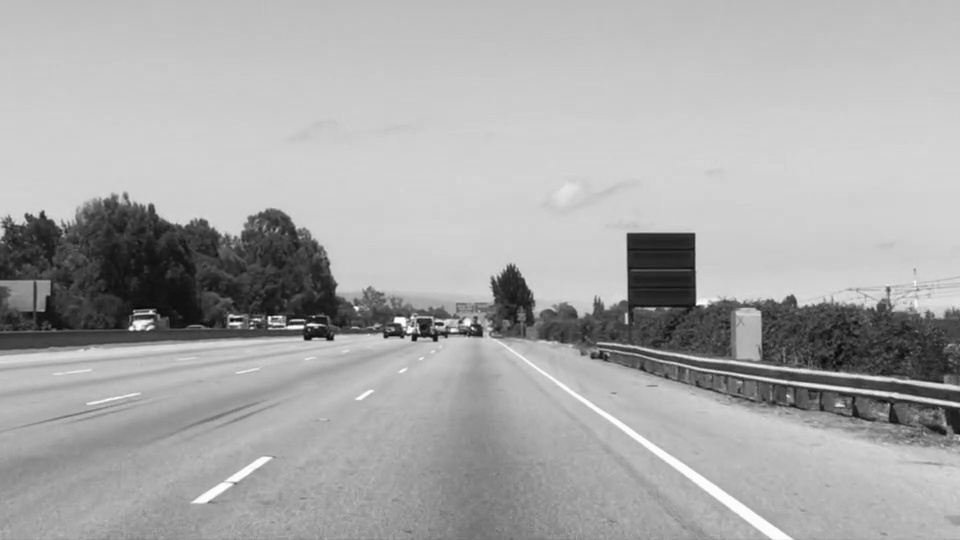
#> input picture Computer_Vision_Basics/image_lane.g.jpg, 960 x 540 px, given in place of the camera
$ jupyter execute 'Lecture 4.14 Canny Sobel and Laplace Edge Detection using Webcam.ipynb'   (older library calls are emulated)   (text cells are left out)
#> lines starting #> are read from the running program, lines starting #| are printed output that depends on the picture; after the words box and inside, x2 and y2 are one past the last pixel; in counts of white or black regions, pixels touching at a corner belong together
[cell 1]
import matplotlib.image as mpimg
import matplotlib.pyplot as plt
import numpy as np
import cv2

[cell 2]
def LiveCamEdgeDetection_canny(image_color):

    threshold_1 = 30
    threshold_2 = 80
    image_gray = cv2.cvtColor(image_color, cv2.COLOR_BGR2GRAY)
    canny = cv2.Canny(image_gray, threshold_1, threshold_2)

    return canny

[cell 3]
def LiveCamEdgeDetection_Laplace(image_color):

    image_gray = cv2.cvtColor(image_color, cv2.COLOR_BGR2GRAY)
    laplacian = cv2.Laplacian(image_gray, cv2.CV_64F)

    return laplacian

[cell 4]
def LiveCamEdgeDetection_sobely(image_color):

    image_gray = cv2.cvtColor(image_color, cv2.COLOR_BGR2GRAY)
    y_sobel = cv2.Sobel(image_gray, cv2.CV_64F, 1, 0, ksize = 7)

    return y_sobel

[cell 5]
def LiveCamEdgeDetection_sobelx(image_color):

    image_gray = cv2.cvtColor(image_color, cv2.COLOR_BGR2GRAY)
    x_sobel = cv2.Sobel(image_gray, cv2.CV_64F, 0, 1, ksize = 7)

    return x_sobel

[cell 6]
cap = cv2.VideoCapture(0)

while True:
    ret, frame = cap.read() # Cap.read() returns a ret bool to indicate success.
#> frame is the input picture: shape (540, 960, 3); min 7, max 255, mean 169.4
    cv2.imshow('Live Edge Detection', LiveCamEdgeDetection_sobely(frame))
#> in LiveCamEdgeDetection_sobely, `y_sobel = cv2.Sobel(image_gray, cv2.CV_64F, 1, 0, ksize = 7)`:
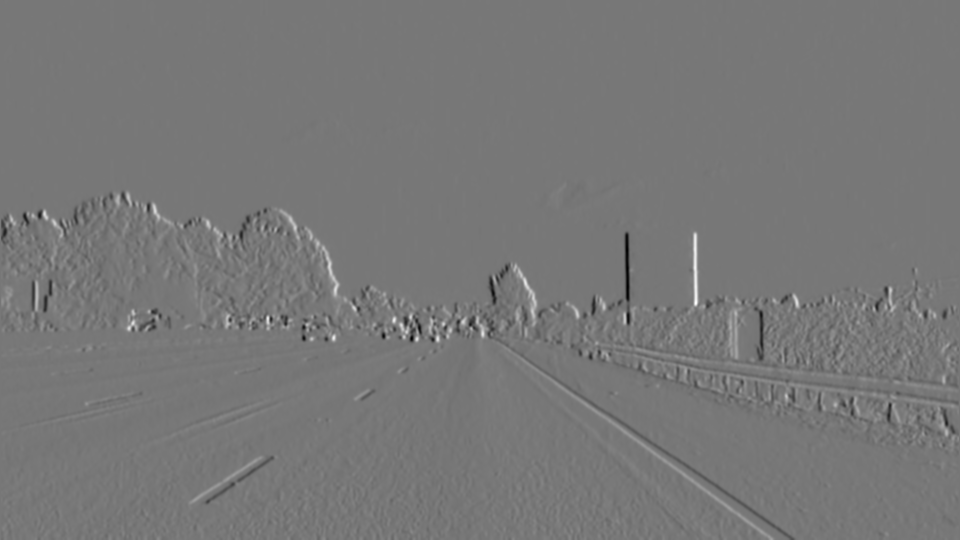
#> y_sobel: shape (540, 960) float64; min -100588, max 113536, mean 22.8; drawn with min black and max white
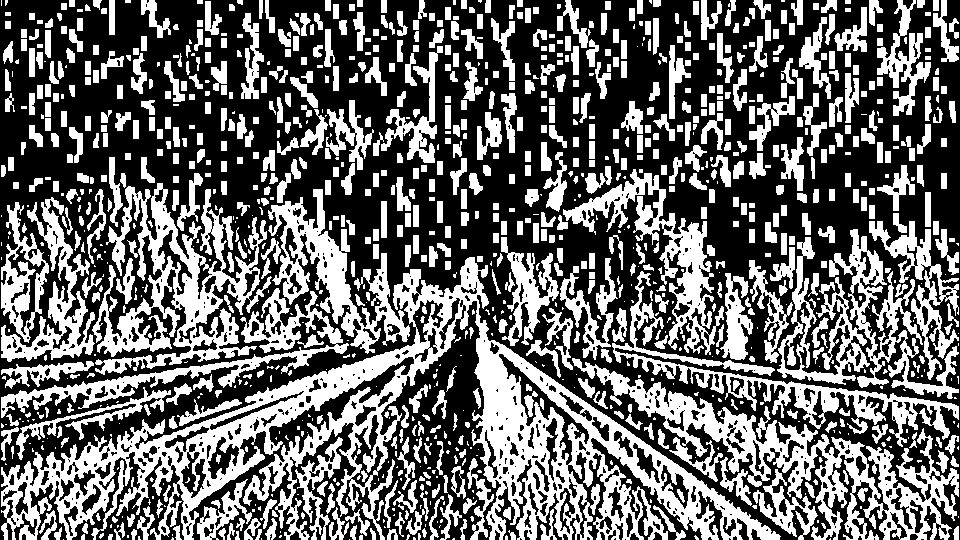
#> window 'Live Edge Detection': shape (540, 960); 40.9% white; 1148 white regions (402 under 20 px), largest, box (x1, y1, x2, y2) and area: (1, 257, 781, 540) 46420, (572, 358, 959, 540) 13963, (92, 183, 272, 375) 12332
    cv2.imshow('Webcam Video', frame)
    if cv2.waitKey(1) == 13: #13 Enter Key
#> (key Esc is pressed here)
        break

cap.release() # camera release
cv2.destroyAllWindows()

$ run again, on Computer_Vision_Basics/image_lane_c.jpg
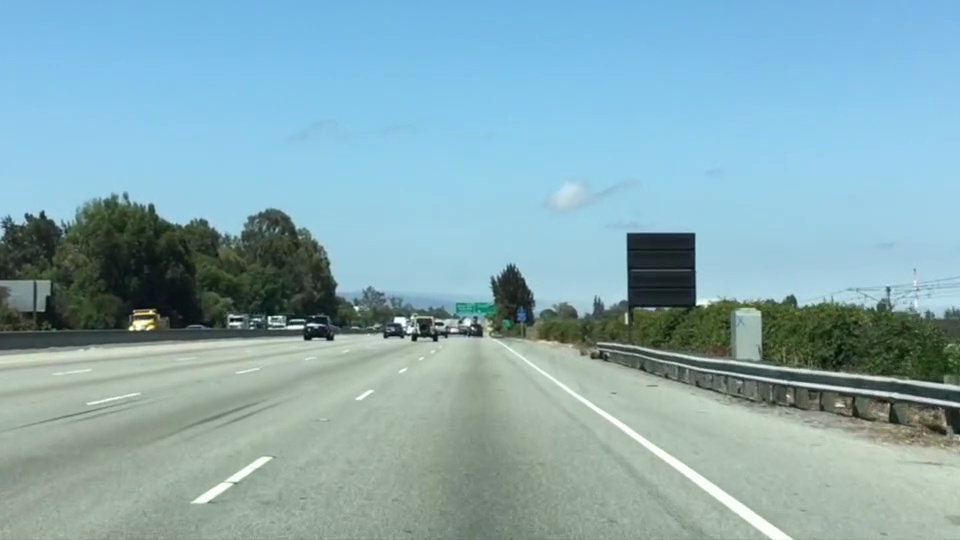
#> input picture Computer_Vision_Basics/image_lane_c.jpg, 960 x 540 px, given in place of the camera
#> frame is the input picture: shape (540, 960, 3); mean B, G, R 179.2, 171.1, 135.5
#> in LiveCamEdgeDetection_sobely, `image_gray = cv2.cvtColor(image_color, cv2.COLOR_BGR2GRAY)`:
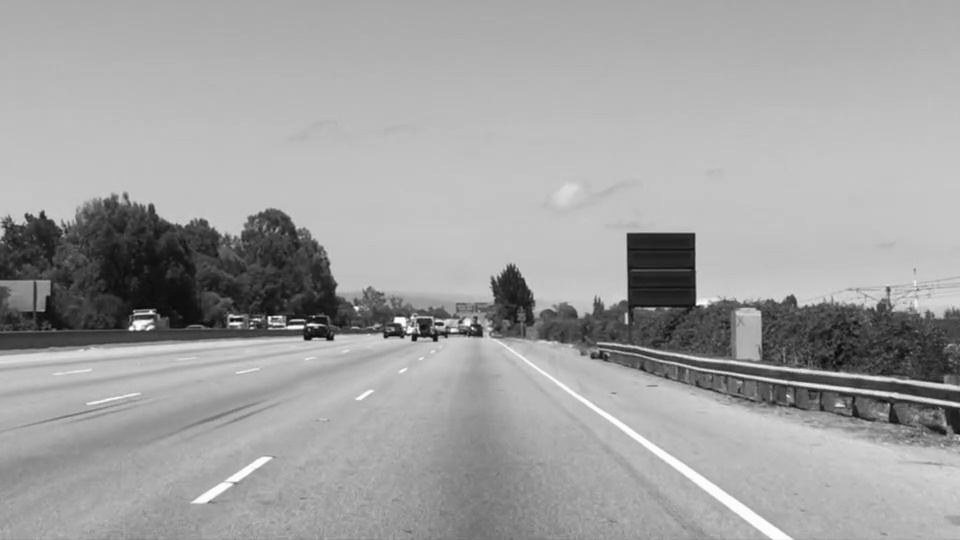
#> image_gray: shape (540, 960); min 6, max 254, mean 161.4
#> `cv2.imshow('Live Edge Detection', LiveCamEdgeDetection_sobely(frame))`:
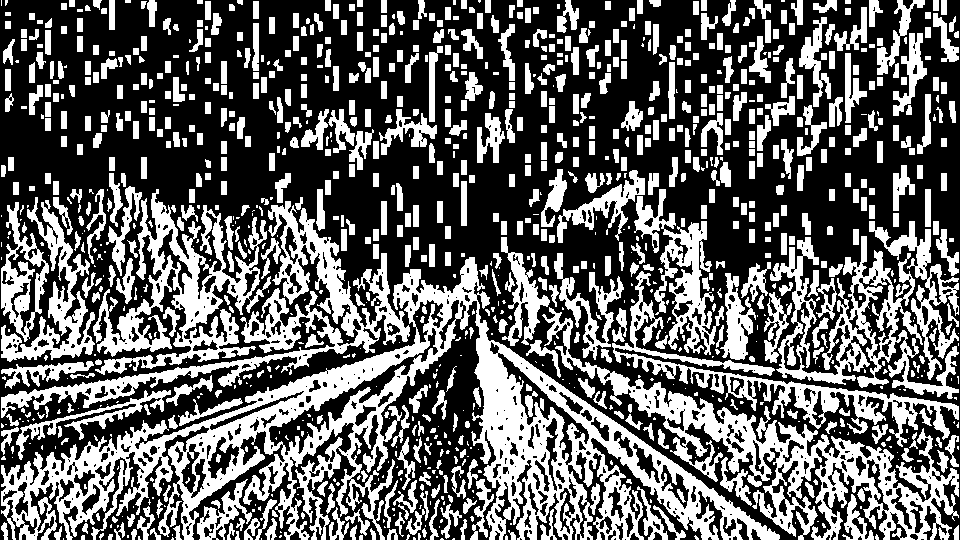
#> window 'Live Edge Detection': shape (540, 960); 39% white; 1131 white regions (389 under 20 px), largest, box (x1, y1, x2, y2) and area: (1, 257, 780, 540) 47423, (542, 307, 959, 540) 16145, (1, 201, 410, 418) 11723
